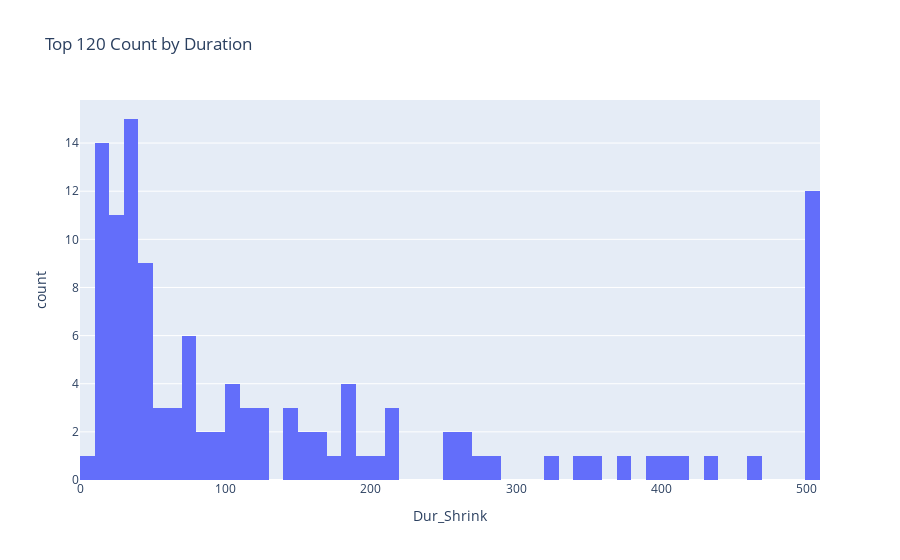

Notebook source saved alongside this figure:
### Code cell
result_vis['Dur_Shrink'] = result_vis['Duration'].apply(lambda x: x if x<500 else 500)
#display(result_vis)

fig4 = px.histogram(result_vis, x='Dur_Shrink', nbins=50, title='Top 120 Count by Duration')
fig4.show()

### Figure 1 — Plotly figure (JSON) as saved in the notebook; plotly's stock layout.template omitted (floating-point values rounded to 4 significant figures)
{"data": [{"alignmentgroup": "True", "bingroup": "x", "hovertemplate": "Dur_Shrink=%{x}<br>count=%{y}<extra></extra>", "legendgroup": "", "marker": {"color": "#636efa", "pattern": {"shape": ""}}, "name": "", "nbinsx": 50, "offsetgroup": "", "orientation": "v", "showlegend": false, "type": "histogram", "x": [17, 25, 212, 46, 16, 32, 32, 154, 94, 152, 46, 79, 14, 206, 33, 23, 13, 16, 16, 355, 47, 46, 24, 19, 500, 141, 31, 32, 284, 391, 181, 76, 75, 114, 38, 23, 23, 29, 10, 371, 123, 52, 37, 22, 118, 101, 64, 51, 37, 20, 500, 410, 274, 214, 84, 188, 148, 126, 79, 55, 38, 31, 46, 25, 37, 27, 26, 15, 500, 500, 401, 464, 255, 161, 217, 107, 96, 105, 342, 104, 72, 75, 38, 30, 45, 40, 32, 19, 15, 500, 500, 500, 500, 326, 500, 257, 193, 262, 261, 184, 142, 169, 125, 118, 84, 65, 36, 64, 43, 40, 16, 8, 12, 15, 500, 500, 500, 435, 178, 184], "xaxis": "x", "yaxis": "y"}], "layout": {"barmode": "relative", "legend": {"tracegroupgap": 0}, "title": {"text": "Top 120 Count by Duration"}, "xaxis": {"anchor": "y", "domain": [0, 1], "title": {"text": "Dur_Shrink"}}, "yaxis": {"anchor": "x", "domain": [0, 1], "title": {"text": "count"}}}}
